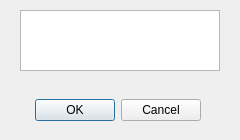
<?xml version="1.0" encoding="UTF-8"?>
<ui version="4.0">
 <class>Dialog</class>
 <widget class="QDialog" name="Dialog">
  <property name="geometry">
   <rect>
    <x>0</x>
    <y>0</y>
    <width>240</width>
    <height>140</height>
   </rect>
  </property>
  <property name="windowTitle">
   <string>Dialog</string>
  </property>
  <widget class="QDialogButtonBox" name="buttonBox">
   <property name="geometry">
    <rect>
     <x>-20</x>
     <y>90</y>
     <width>221</width>
     <height>41</height>
    </rect>
   </property>
   <property name="orientation">
    <enum>Qt::Horizontal</enum>
   </property>
   <property name="standardButtons">
    <set>QDialogButtonBox::Cancel|QDialogButtonBox::Ok</set>
   </property>
  </widget>
  <widget class="QTextEdit" name="message">
   <property name="geometry">
    <rect>
     <x>20</x>
     <y>10</y>
     <width>200</width>
     <height>61</height>
    </rect>
   </property>
   <property name="readOnly">
    <bool>true</bool>
   </property>
  </widget>
 </widget>
 <resources/>
 <connections>
  <connection>
   <sender>buttonBox</sender>
   <signal>accepted()</signal>
   <receiver>Dialog</receiver>
   <slot>accept()</slot>
   <hints>
    <hint type="sourcelabel">
     <x>248</x>
     <y>254</y>
    </hint>
    <hint type="destinationlabel">
     <x>157</x>
     <y>274</y>
    </hint>
   </hints>
  </connection>
  <connection>
   <sender>buttonBox</sender>
   <signal>rejected()</signal>
   <receiver>Dialog</receiver>
   <slot>reject()</slot>
   <hints>
    <hint type="sourcelabel">
     <x>316</x>
     <y>260</y>
    </hint>
    <hint type="destinationlabel">
     <x>286</x>
     <y>274</y>
    </hint>
   </hints>
  </connection>
 </connections>
</ui>
